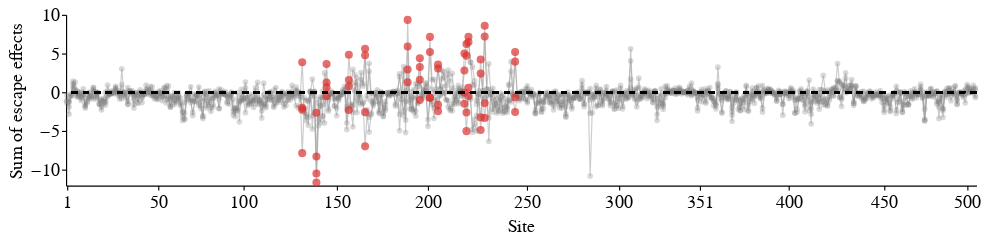

Notebook cell for this chart:
### Markdown cell above
### Line plots

### Code cell
site_to_i = {site: i for i, site in enumerate(ma22_escape_df['site'].unique())}
ma22_escape_df = ma22_escape_df.assign(_stat_site_order=lambda x: x["site"].map(site_to_i))

base = alt.Chart(
    ma22_escape_df[['sera', 'site', 'wildtype', 'sum_site_escape', 'region', 'show_site', '_stat_site_order']].drop_duplicates()
).encode(
    alt.X(
        "site:O",
        sort=alt.EncodingSortField(field="_stat_site_order", order="ascending"), 
        title='Site',
        axis=alt.Axis(
            labelAngle=0,
            values=[1, 50, 100, 150, 200, 250, 300, 351, 400, 450, 500],
            tickCount=11,
        )
    ),
    alt.Y(
        "sum_site_escape:Q", 
        title='Sum of escape effects',
        axis=alt.Axis(
            tickCount=4
        )
    ),
    tooltip=['sera', 'wildtype', "site", "sum_site_escape", "region"],
)

line = base.mark_line(opacity=0.5, stroke='#999999', size=1).encode(
    detail='sera'
)

highlight_points = base.transform_filter(
    alt.datum.show_site == True
).mark_circle(size=50, opacity=0.7, color='#DC322F', stroke='black', strokeWidth=0)

background_points = base.transform_filter(
    alt.datum.show_site == False
).mark_circle(size=25, opacity=0.3, color='gray')

# Horizontal line at y = 0
hline = alt.Chart().mark_rule(
        color='black',
        size=1.25,
        opacity=1,
        strokeDash=[5,5]
    ).encode(y=alt.Y(datum=0))

unfacet_chart = (
    (line + background_points + highlight_points + hline)
    .properties(width=800, height=150)
)

unfacet_chart.display()

### Figure 1 — Vega-Lite specification as saved in the notebook (floating-point values rounded to 4 significant figures; data arrays with more than 128 entries replaced by an {"elided": "..."} marker saying what was removed)
{"config": {"background": "white", "title": {"fontSize": 20, "fontWeight": "normal", "font": "Helvetica", "anchor": "start", "color": "#000000", "orient": "top", "offset": 5, "subtitleColor": "gray", "subtitleFont": "Helvetica", "subtitleFontWeight": "normal", "subtitleFontSize": 18, "subtitlePadding": 2}, "axis": {"domain": true, "domainColor": "black", "domainWidth": 1, "grid": false, "gridColor": "#DEDDDD", "gridWidth": 0.5, "labelFont": "Helvetica", "labelFontSize": 16, "labelFlush": false, "labelFontWeight": "normal", "labelPadding": 2, "tickColor": "black", "tickSize": 4, "tickCount": 3, "tickWidth": 1, "titleFont": "Helvetica", "titleAlign": "center", "titleFontWeight": "normal", "titleFontSize": 16, "titlePadding": 5}, "legend": {"labelFont": "Helvetica", "labelFontSize": 16, "symbolSize": 100, "titleFont": "Helvetica", "titleFontSize": 16, "titleFontWeight": "normal", "padding": 5, "titleLimit": 200, "gradientLength": 100}, "range": {"category": ["#4e79a7", "#f28e2c", "#e15759", "#76b7b2", "#59a14f", "#edc949", "#af7aa1", "#ff9da7", "#9c755f", "#bab0ab"], "diverging": ["#c7e9b4", "#7fcdbb", "#41b6c4", "#1d91c0", "#225ea8", "#253494"]}, "view": {"stroke": "white", "strokeWidth": 0}, "text": {"font": "Helvetica", "fontSize": 16}}, "layer": [{"mark": {"type": "line", "opacity": 0.5, "size": 1, "stroke": "#999999"}, "encoding": {"detail": {"field": "sera", "type": "nominal"}, "tooltip": [{"field": "sera", "type": "nominal"}, {"field": "wildtype", "type": "nominal"}, {"field": "site", "type": "quantitative"}, {"field": "sum_site_escape", "type": "quantitative"}, {"field": "region", "type": "nominal"}], "x": {"axis": {"labelAngle": 0, "tickCount": 11, "values": [1, 50, 100, 150, 200, 250, 300, 351, 400, 450, 500]}, "field": "site", "sort": {"field": "_stat_site_order", "order": "ascending"}, "title": "Site", "type": "ordinal"}, "y": {"axis": {"tickCount": 4}, "field": "sum_site_escape", "title": "Sum of escape effects", "type": "quantitative"}}}, {"mark": {"type": "circle", "color": "gray", "opacity": 0.3, "size": 25}, "encoding": {"tooltip": [{"field": "sera", "type": "nominal"}, {"field": "wildtype", "type": "nominal"}, {"field": "site", "type": "quantitative"}, {"field": "sum_site_escape", "type": "quantitative"}, {"field": "region", "type": "nominal"}], "x": {"axis": {"labelAngle": 0, "tickCount": 11, "values": [1, 50, 100, 150, 200, 250, 300, 351, 400, 450, 500]}, "field": "site", "sort": {"field": "_stat_site_order", "order": "ascending"}, "title": "Site", "type": "ordinal"}, "y": {"axis": {"tickCount": 4}, "field": "sum_site_escape", "title": "Sum of escape effects", "type": "quantitative"}}, "transform": [{"filter": "(datum.show_site === false)"}]}, {"mark": {"type": "circle", "color": "#DC322F", "opacity": 0.7, "size": 50, "stroke": "black", "strokeWidth": 0}, "encoding": {"tooltip": [{"field": "sera", "type": "nominal"}, {"field": "wildtype", "type": "nominal"}, {"field": "site", "type": "quantitative"}, {"field": "sum_site_escape", "type": "quantitative"}, {"field": "region", "type": "nominal"}], "x": {"axis": {"labelAngle": 0, "tickCount": 11, "values": [1, 50, 100, 150, 200, 250, 300, 351, 400, 450, 500]}, "field": "site", "sort": {"field": "_stat_site_order", "order": "ascending"}, "title": "Site", "type": "ordinal"}, "y": {"axis": {"tickCount": 4}, "field": "sum_site_escape", "title": "Sum of escape effects", "type": "quantitative"}}, "transform": [{"filter": "(datum.show_site === true)"}]}, {"mark": {"type": "rule", "color": "black", "opacity": 1, "size": 1.25, "strokeDash": [5, 5]}, "encoding": {"y": {"datum": 0}}}], "data": {"name": "data-553f741a3afdec9a4e3f8b76996b6428"}, "height": 150, "width": 800, "$schema": "https://vega.github.io/schema/vega-lite/v5.16.3.json", "datasets": {"data-553f741a3afdec9a4e3f8b76996b6428": {"elided": "1796 records"}}}
